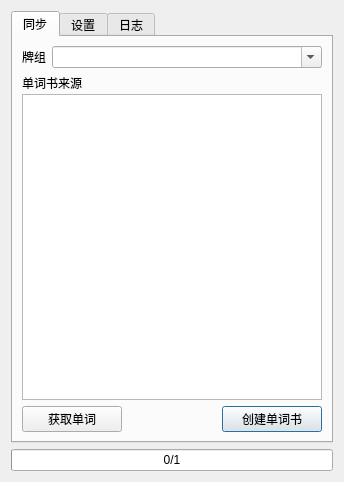
<?xml version="1.0" encoding="UTF-8"?>
<ui version="4.0">
 <class>Dialog</class>
 <widget class="QDialog" name="Dialog">
  <property name="geometry">
   <rect>
    <x>0</x>
    <y>0</y>
    <width>344</width>
    <height>482</height>
   </rect>
  </property>
  <property name="windowTitle">
   <string>Dialog</string>
  </property>
  <layout class="QVBoxLayout" name="main_layout">
   <item>
    <widget class="QTabWidget" name="tabWidget">
     <property name="autoFillBackground">
      <bool>false</bool>
     </property>
     <property name="currentIndex">
      <number>0</number>
     </property>
     <widget class="QWidget" name="mainTab">
      <attribute name="title">
       <string>同步</string>
      </attribute>
      <layout class="QGridLayout" name="gridLayout_4">
       <item row="0" column="0" colspan="3">
        <layout class="QHBoxLayout" name="deckLayout">
         <item>
          <widget class="QLabel" name="deckLabel">
           <property name="sizePolicy">
            <sizepolicy hsizetype="Fixed" vsizetype="Fixed">
             <horstretch>0</horstretch>
             <verstretch>0</verstretch>
            </sizepolicy>
           </property>
           <property name="text">
            <string>牌组</string>
           </property>
          </widget>
         </item>
         <item>
          <widget class="QComboBox" name="deckComboBox">
           <property name="sizePolicy">
            <sizepolicy hsizetype="Preferred" vsizetype="Fixed">
             <horstretch>0</horstretch>
             <verstretch>0</verstretch>
            </sizepolicy>
           </property>
           <property name="editable">
            <bool>true</bool>
           </property>
          </widget>
         </item>
        </layout>
       </item>
       <item row="1" column="0" colspan="3">
        <layout class="QVBoxLayout" name="verticalLayout">
         <property name="spacing">
          <number>2</number>
         </property>
         <item>
          <widget class="QLabel" name="label">
           <property name="text">
            <string>单词书来源</string>
           </property>
          </widget>
         </item>
         <item>
          <widget class="QListWidget" name="bookListWidget">
           <property name="alternatingRowColors">
            <bool>true</bool>
           </property>
           <property name="selectionMode">
            <enum>QAbstractItemView::MultiSelection</enum>
           </property>
          </widget>
         </item>
        </layout>
       </item>
       <item row="3" column="2">
        <widget class="QPushButton" name="createBtn">
         <property name="sizePolicy">
          <sizepolicy hsizetype="Fixed" vsizetype="Minimum">
           <horstretch>0</horstretch>
           <verstretch>0</verstretch>
          </sizepolicy>
         </property>
         <property name="minimumSize">
          <size>
           <width>100</width>
           <height>0</height>
          </size>
         </property>
         <property name="text">
          <string>创建单词书</string>
         </property>
        </widget>
       </item>
       <item row="3" column="0">
        <widget class="QPushButton" name="pullRemoteWordsBtn">
         <property name="sizePolicy">
          <sizepolicy hsizetype="Fixed" vsizetype="Minimum">
           <horstretch>0</horstretch>
           <verstretch>0</verstretch>
          </sizepolicy>
         </property>
         <property name="minimumSize">
          <size>
           <width>100</width>
           <height>0</height>
          </size>
         </property>
         <property name="text">
          <string>获取单词</string>
         </property>
        </widget>
       </item>
      </layout>
     </widget>
     <widget class="QWidget" name="settingTab">
      <attribute name="title">
       <string>设置</string>
      </attribute>
      <layout class="QGridLayout" name="gridLayout_2">
       <item row="0" column="0" colspan="2">
        <widget class="QGroupBox" name="defaultConfigGroupBox">
         <property name="title">
          <string>默认设置</string>
         </property>
         <layout class="QGridLayout" name="gridLayout">
          <item row="4" column="2">
           <widget class="QRadioButton" name="noPronRadioButton">
            <property name="text">
             <string>无发音</string>
            </property>
            <property name="checked">
             <bool>true</bool>
            </property>
           </widget>
          </item>
          <item row="4" column="1">
           <widget class="QRadioButton" name="AmEPronRadioButton">
            <property name="text">
             <string>美式发音</string>
            </property>
           </widget>
          </item>
          <item row="0" column="2">
           <widget class="QCheckBox" name="AmEPhoneticCheckBox">
            <property name="text">
             <string>美式英标</string>
            </property>
            <property name="checked">
             <bool>true</bool>
            </property>
           </widget>
          </item>
          <item row="0" column="1">
           <widget class="QCheckBox" name="BrEPhoneticCheckBox">
            <property name="text">
             <string>英式英标</string>
            </property>
            <property name="checked">
             <bool>true</bool>
            </property>
           </widget>
          </item>
          <item row="4" column="0">
           <widget class="QRadioButton" name="BrEPronRadioButton">
            <property name="text">
             <string>英式发音</string>
            </property>
            <property name="checked">
             <bool>false</bool>
            </property>
           </widget>
          </item>
          <item row="0" column="0">
           <widget class="QCheckBox" name="sentenceCheckBox">
            <property name="text">
             <string>例句</string>
            </property>
            <property name="checked">
             <bool>true</bool>
            </property>
           </widget>
          </item>
         </layout>
        </widget>
       </item>
      </layout>
     </widget>
     <widget class="QWidget" name="logTab">
      <attribute name="title">
       <string>日志</string>
      </attribute>
     </widget>
    </widget>
   </item>
   <item>
    <widget class="QProgressBar" name="progressBar">
     <property name="maximum">
      <number>1</number>
     </property>
     <property name="value">
      <number>0</number>
     </property>
     <property name="format">
      <string>%v/%m</string>
     </property>
    </widget>
   </item>
  </layout>
 </widget>
 <resources/>
 <connections/>
</ui>
